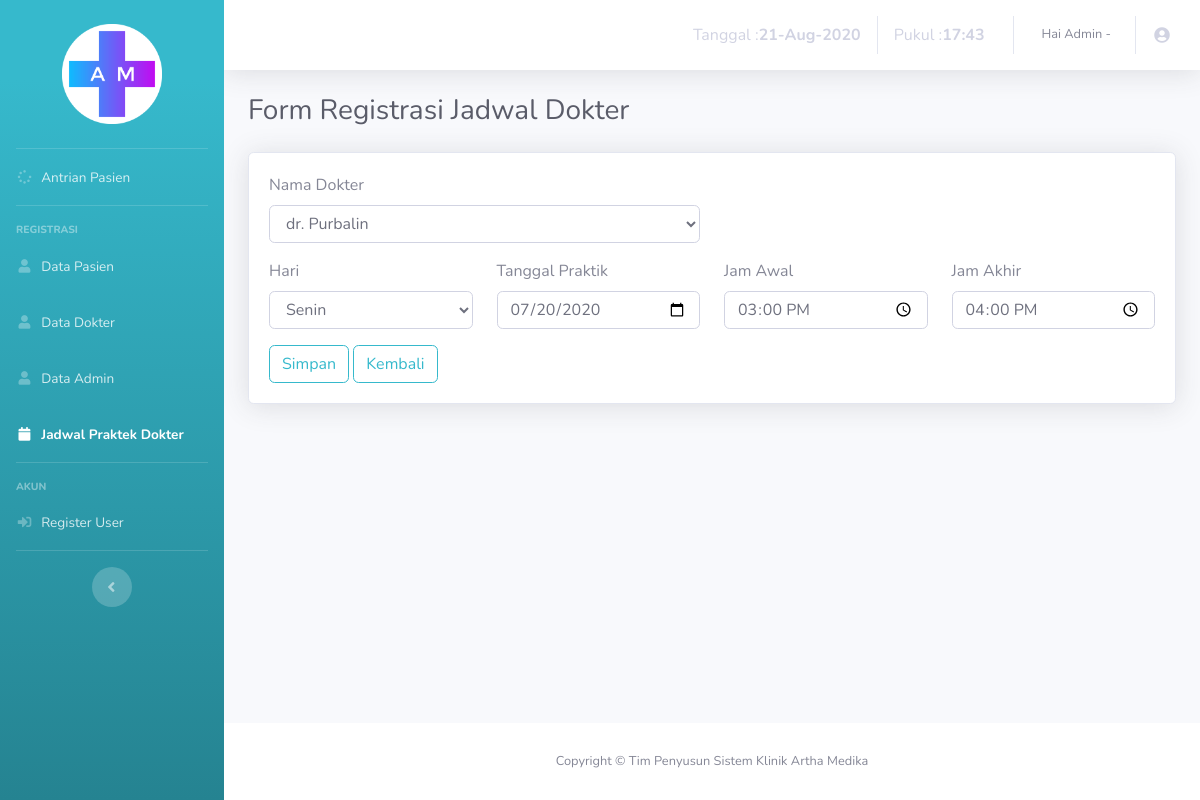
/admin/edit-jadwal.php?id_jadwal=34, run on the app's committed database.
### tables this page shows
CREATE TABLE IF NOT EXISTS `jadwal` (
`id_jadwal` int(1) NOT NULL,
  `id_dokter` int(1) NOT NULL,
  `hari` varchar(6) NOT NULL,
  `tgl` date NOT NULL,
  `jam_awal` time NOT NULL,
  `jam_akhir` time NOT NULL
);

### admin/edit-jadwal.php (the view, shortened to what this page needs)
<!DOCTYPE html>
<html lang="en">
<head>
  <link href="vendor/fontawesome-free/css/all.min.css" rel="stylesheet" type="text/css">
  <link href="css/sb-admin-2.min.css" rel="stylesheet">
  <link href="vendor/datatables/dataTables.bootstrap4.min.css" rel="stylesheet">
</head>
<body id="page-top">
  <div id="wrapper">
    <ul class="navbar-nav bg-gradient-info sidebar sidebar-dark accordion" id="accordionSidebar">
      <br>
      <div class="logo">
        <a href="#" class="simple-text logo-normal">
          <img class="center" src="../image/logo.png"/>
        </a>
      </div>
      <br>
      <hr class="sidebar-divider my-0">
      <li class="nav-item ">
        <a class="nav-link" href="index.php">
          <i class="fas fa-fw fa-spinner"></i>
          <span>Antrian Pasien</span></a>
        </li>
        <hr class="sidebar-divider">
        <div class="sidebar-heading">
          Registrasi
        </div>
        <li class="nav-item ">
          <a class="nav-link" href="datapasien.php">
            <i class="fas fa-fw fa-user"></i>
            <span>Data Pasien</span></a>
          </li>
          <li class="nav-item ">
            <a class="nav-link" href="datadokter.php">
              <i class="fas fa-fw fa-user"></i>
              <span>Data Dokter</span></a>
            </li>
            <li class="nav-item ">
              <a class="nav-link" href="dataadmin.php">
                <i class="fas fa-fw fa-user"></i>
                <span>Data Admin</span></a>
              </li>
              <li class="nav-item active">
                <a class="nav-link" href="jadwal.php">
                  <i class="fas fa-fw fa-calendar"></i>
                  <span>Jadwal Praktek Dokter</span></a>
                </li>
                <hr class="sidebar-divider">
                <div class="sidebar-heading">
                  Akun
                </div>
                <li class="nav-item">
                  <a class="nav-link" href="datauser.php">
                    <i class="fas fa-fw fa-sign-in-alt"></i>
                    <span>Register User</span></a>
                  </li>
                  <hr class="sidebar-divider d-none d-md-block">
                  <div class="text-center d-none d-md-inline">
                    <button class="rounded-circle border-0" id="sidebarToggle"></button>
                  </div>
                </ul>
                <div id="content-wrapper" class="d-flex flex-column">
                  <div id="content">
                    <nav class="navbar navbar-expand navbar-light bg-white topbar mb-4 static-top shadow">
                      <ul class="navbar-nav ml-auto">
                        <li class="nav-item">
                          <a class="nav-link" href="#">
                           <?php
                           $tanggal= mktime(date("m"),date("d"),date("Y"));
                           echo "Tanggal : <b>".date("d-M-Y", $tanggal)."</b> ";
                           $jam=date("H:i");
                           echo "Pukul : <b>". $jam." "."</b>";
                           ?>
                         </a>
                       </li>
                       <li class="nav-item dropdown no-arrow">
                        <a class="nav-link dropdown-toggle" href="#" id="userDropdown" role="button" data-toggle="dropdown" aria-haspopup="true" aria-expanded="false">
                          <span class="mr-2 d-none d-lg-inline text-gray-600 small">Hai Admin -
                          ?></span>
                          <i class="fas fa-fw fa-user-circle"></i>
                        </a>
                      </li>
                    </ul>
                  </nav>
                  <div class="container-fluid">
                    <div class="d-sm-flex align-items-center justify-content-between mb-4">
                      <h1 class="h3 mb-0 text-gray-800">Form Registrasi Jadwal Dokter</h1>
                    </div>
                    <?php
                    include '../process/conSQL.php';
                    $id_jadwal = $_GET['id_jadwal'];
                    $query = "SELECT * FROM jadwal WHERE id_jadwal='$id_jadwal'";
                    $show = mysqli_query($con, $query);
                    if(mysqli_num_rows($show) == 0){
                      echo '<script>window.history.back()</script>';
                    }else{
                      $data = mysqli_fetch_assoc($show);
                    }
                    ?>
                    <div class="card shadow mb-4">
                      <div class="card-body">
                       <form enctype="multipart/form-data" action="./process/edit-regisjadwal.php" method="POST">
                        <div class="row">
                          <div class="col-md-6">
                            <div class="form-group">
                              <label class="bmd-label-floating">Nama Dokter</label>
                              <select class="form-control" id="id_dokter" name="id_dokter" class="form-control">
                                <?php
                                include '../process/conSQL.php';
                                $query = "SELECT * from dokter";
                                $res= mysqli_query($con, $query);
                                if(mysqli_num_rows($res) > 0){
                                  while($row = mysqli_fetch_assoc($res)){
                                    $id_dokter= $row['id_dokter'];
                                    $nama = $row['nama'];
                                    if ($id_dokter == $data['id_dokter']){
                                    ?>
                                    <option selected="true" value="<?= $id_dokter ?>"> <?= $nama ?> </option>
                                    <?php
                                  } else {
                                    ?>
                                    <option value="<?= $id_dokter?>"> <?= $nama ?> </option>
                                    <?php
                                  }
                                  }
                                }else{
                                  echo "<option>Tidak ditemukan dokter</option>";
                                }
                                ?>
                              </select>
                            </div>
                          </div>
                        </div>
                        <div class="row">
                          <div class="col-md-3">
                            <div class="form-group">
                              <label class="bmd-label-floating">Hari</label>
                              <select class="form-control" id="hari" name="hari" >
                                <option value="Senin" <?php if($data['hari'] == 'Senin'){ echo 'selected'; } ?>>Senin</option>
                              </select>
                            </div>
                          </div>
                          <div class="col-md-3">
                            <div class="form-group">
                              <label class="bmd-label-floating">Tanggal Praktik</label>
                              <input type="date" class="form-control" name="tgl" id="tgl" required="required" value="<?php echo $data['tgl']; ?>">
                            </div>
                          </div>
                          <div class="col-md-3">
                            <div class="form-group">
                              <label class="bmd-label-floating">Jam Awal</label>
                              <input type="time" class="form-control" name="jam_awal" id="jam_awal" required="required" value="<?php echo $data['jam_awal']; ?>">
                            </div>
                          </div>
                          <div class="col-md-3">
                            <div class="form-group">
                              <label class="bmd-label-floating">Jam Akhir</label>
                              <input type="time" class="form-control" name="jam_akhir" id="jam_akhir" required="required" value="<?php echo $data['jam_akhir']; ?>">
                            </div>
                          </div>
                        </div>
                        <button type="submit" class="btn btn-outline-info ">Simpan</button>
                        <a href="jadwal.php" class="btn btn-outline-info">Kembali</a>
                      </form>
                    </div>
                  </div>
                </div>
              </div>
              <footer class="sticky-footer bg-white">
                <div class="container my-auto">
                  <div class="copyright text-center my-auto">
                    <span>Copyright &copy; Tim Penyusun Sistem Klinik Artha Medika</span>
                  </div>
                </div>
              </footer>
            </div>
          </div>
        </body>
        </html>

### admin/edit-jadwal.php (style rules this page uses)
.center { margin-left:auto;margin-right:auto;display:block;width:100px }

### data on the page
jadwal: hari "Senin", tgl "07/20/2020", jam_awal "15:00:00", jam_akhir "16:00:00"

### other printed values
form field id_dokter "dr. Purbalin"
